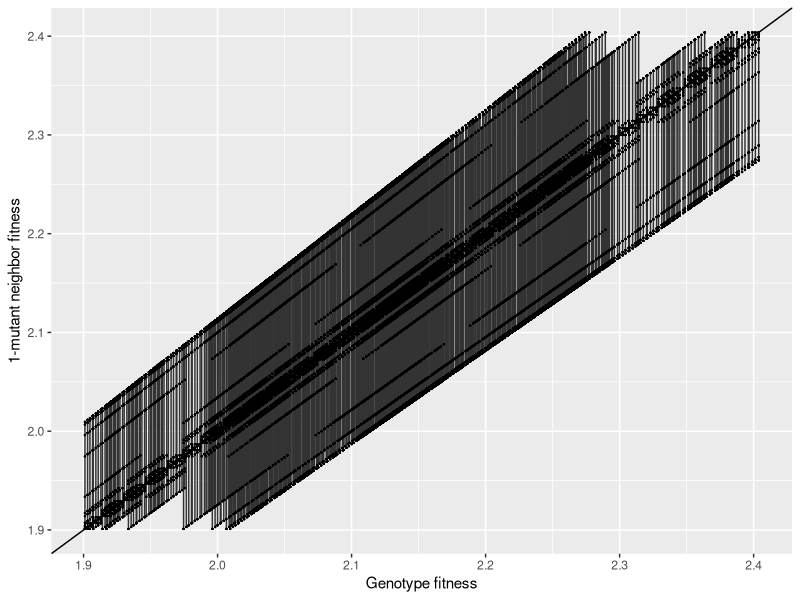
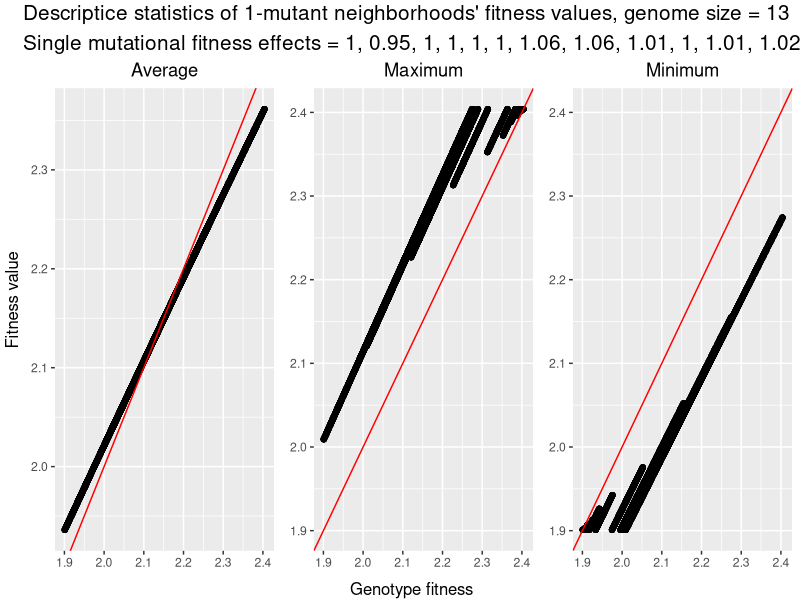
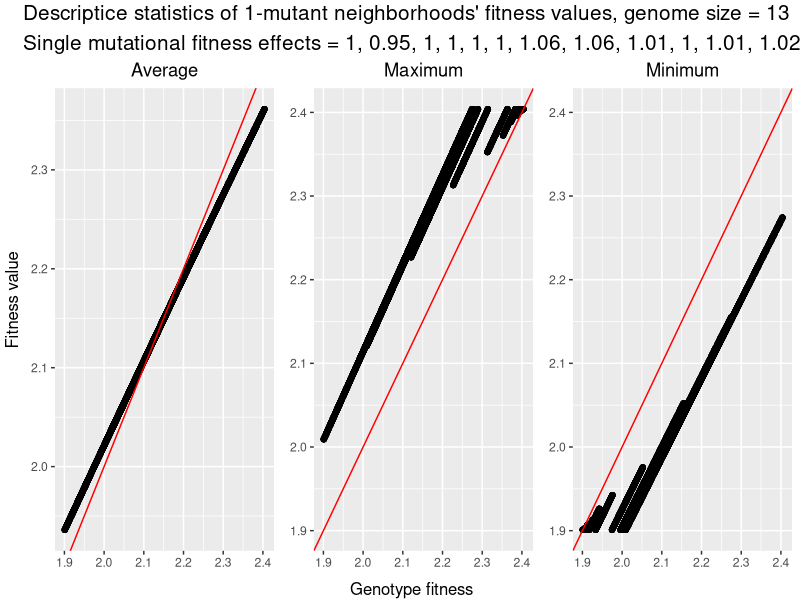

These charts were generated, in order, by the following R code:
library(ggplot2)
library(ggpubr)
library(GGally)
library(tidyverse)
n <- 5 #genome size
m <- 1500 #genotypes sample
fd <- 0.2 #lethal fraction
fn <- 0.3 #neutral fraction
fb <- 1 - fd -fn #beneficial fraction
wref <- 2 #reference reproductivity
numb_fd <- 2
numb_fn <- 1
numb_fb <- 2
####
n <- 13 #genome size
m <- 100000 #genotypes sample
fd <- 0.2 #lethal fraction
fn <- 0.3 #neutral fraction
fb <- 1 - fd -fn #beneficial fraction
wref <- 2 #reference reproductivity
numb_fd <- floor(n*fd)
numb_fn <- floor(n*fn)
numb_fb <- n-numb_fd-numb_fn
b_lambda <- 4*n
d_lambda <- b_lambda
dummy <- -rexp(1000,d_lambda) #negative exponential distribution
dummy <- dummy[which(dummy > -1)][1:numb_fd] #select only values > -1
s <- c(dummy[1:numb_fd],rep(0,numb_fn),rexp(numb_fb,b_lambda))
s <- s+1

#sample genotypes
genotype_pool <- matrix(sample(0:1, n * m, replace = TRUE), m, n)
genotype_pool <- as.data.frame(genotype_pool)
genotype_pool <- genotype_pool %>% distinct() #select only unique rows

#calculate fitness of each
genotype_pool <- t(genotype_pool)
current_fitness <- wref*apply(s^genotype_pool,2,prod)

#calculate fitness of neighbors (1 mutation away for the chosen genotype), 1 genotype has n neighbors
genotype_pool <- as.matrix(genotype_pool)
neighbors <- list()
neighbors_fitness <- matrix(nrow = n, ncol = ncol(genotype_pool))
for (i in 1:ncol(genotype_pool)) {
  tab <- matrix(nrow = n, ncol = n)
  for (j in 1:n) {
    
    #take genotype i
    mut <- genotype_pool[,i]
    
    #mutate position j
    mut[j] <- 1 - mut[j] 
    
    #save in column j of matrix tab
    tab[,j] <- mut 
  }
  
  #matrix store all neighbor mutation of Genotype i from genotype_pool
  #each column = 1 neighbor
  neighbors[[i]] <- tab 
  neighbors_fitness[,i] <- wref*apply(s^tab,2,prod)
}
#violin
fitness_neighbor <- as.vector(neighbors_fitness)
fitness_current <- rep(current_fitness, each = n)
name <- rep(1:length(current_fitness), each = n)
fitness_score <- data.frame(fitness_neighbor,fitness_current, name)
f_cur <- factor(fitness_current)
#fitness_score$f_current <- as.factor(fitness_score$f_current)
fitness_score$name <- as.factor(fitness_score$name)
library(ggplot2)
# Basic violin plot
p <- ggplot(fitness_score, aes(x=fitness_current, y=fitness_neighbor, fill = f_cur)) +
  geom_violin() +
  geom_point(size = 0.1)+
  geom_abline(intercept = 0, slope = 1, color = "black") +
  theme(legend.position = "none") +
  xlab("Genotype fitness") + ylab("1-mutant neighbor fitness") 
  #labs(title=paste("Genome size = ", as.character(n),", advantageous sites = ", as.character(numb_fb),"\n", "neutral sites = ", as.character(numb_fn),", deleterious sites = ", as.character(numb_fd), sep = ""))
  #labs(title=paste("Genome size = ", as.character(n),"\n","Single mutational fitness effects = ", paste(sapply(round(s, digits = 2), as.character), collapse = ", "), sep = ""))
p


#3 plots
dataplot <- data.frame(current_fitness,colSums(neighbors_fitness)/n,apply(neighbors_fitness,2,max),apply(neighbors_fitness,2,min))
colnames(dataplot) <- c("current_fitness","average_neighbor_fitness","max_neighbor_fitness","min_neighbor_fitness")

p1 <- ggplot(dataplot, aes(x=current_fitness, y=average_neighbor_fitness,fill = factor(current_fitness))) +  #, fill = f_cur, color = name)) +
  geom_point() +
  geom_abline(intercept = 0, slope = 1, color = "red") +
  theme(legend.position = "none") +
  theme(axis.title.x = element_blank(),
        axis.title.y = element_blank()) +
  theme(plot.title = element_text(hjust = 0.5)) +
  labs(title = "Average")

p2 <- ggplot(dataplot, aes(x=current_fitness, y=max_neighbor_fitness,fill = factor(current_fitness))) +  #, fill = f_cur, color = name)) +
  geom_point() +
  geom_abline(intercept = 0, slope = 1, color = "red") +
  xlim(min(c(current_fitness,neighbors_fitness)),max(current_fitness)) +
  ylim(min(c(current_fitness,neighbors_fitness)),max(neighbors_fitness)) +
  theme(legend.position = "none") +
  theme(axis.title.x = element_blank(),
        axis.title.y = element_blank()) +
  theme(plot.title = element_text(hjust = 0.5)) + 
  labs(title = "Maximum")

p3 <- ggplot(dataplot, aes(x=current_fitness, y=min_neighbor_fitness,fill = factor(current_fitness))) +  #, fill = f_cur, color = name)) +
  geom_point() +
  geom_abline(intercept = 0, slope = 1, color = "red") +
  xlim(min(c(current_fitness,neighbors_fitness)),max(current_fitness)) +
  ylim(min(c(current_fitness,neighbors_fitness)),max(neighbors_fitness)) +
  theme(legend.position = "none") +
  theme(axis.title.x = element_blank(),
        axis.title.y = element_blank()) +
  theme(plot.title = element_text(hjust = 0.5)) +
  labs(title = "Minimum")

figure <- ggarrange(p1,p2,p3,ncol = 3, nrow = 1)
annotate_figure(figure,
                top = text_grob(paste("Descriptice statistics of 1-mutant neighborhoods' fitness values, genome size = ", as.character(n),"\n","Single mutational fitness effects = ", paste(sapply(round(s, digits = 2), as.character), collapse = ", "), sep = ""), 
                                color = "black", size = 15, hjust = 0, x = 0),
                bottom = text_grob("Genotype fitness"),
                #                    hjust = 1, x = 1, face = "italic", size = 10),
                left = text_grob("Fitness value", rot = 90)
                # right = "I'm done, thanks :-)!",
                #fig.lab = "Figure 1", fig.lab.face = "bold"
)
ggsave(filename=paste("n", as.character(n),"m", as.character(length(current_fitness)),"fb", as.character(fb),"fd", as.character(fd),".png",sep = ""),width = 8, height = 3.5)
# #ggexport(figure, filename = paste("n", as.character(n),"m", as.character(length(current_fitness)),"fb", as.character(fb),"fd", as.character(fd),".tiff",sep = ""))
# 